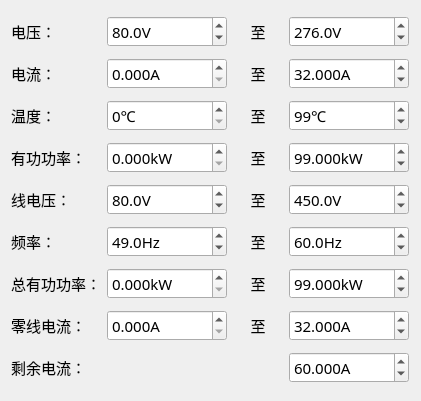
<?xml version="1.0" encoding="UTF-8"?>
<ui version="4.0">
 <class>Set_LineUnitWid</class>
 <widget class="QWidget" name="Set_LineUnitWid">
  <property name="geometry">
   <rect>
    <x>0</x>
    <y>0</y>
    <width>421</width>
    <height>401</height>
   </rect>
  </property>
  <property name="font">
   <font>
    <family>微软雅黑</family>
    <pointsize>11</pointsize>
   </font>
  </property>
  <property name="windowTitle">
   <string>Form</string>
  </property>
  <layout class="QGridLayout" name="gridLayout">
   <item row="0" column="0">
    <widget class="QLabel" name="label_5">
     <property name="sizePolicy">
      <sizepolicy hsizetype="Preferred" vsizetype="Preferred">
       <horstretch>0</horstretch>
       <verstretch>0</verstretch>
      </sizepolicy>
     </property>
     <property name="minimumSize">
      <size>
       <width>60</width>
       <height>30</height>
      </size>
     </property>
     <property name="maximumSize">
      <size>
       <width>60</width>
       <height>16777215</height>
      </size>
     </property>
     <property name="text">
      <string>电压：</string>
     </property>
     <property name="alignment">
      <set>Qt::AlignLeading|Qt::AlignLeft|Qt::AlignVCenter</set>
     </property>
    </widget>
   </item>
   <item row="0" column="1">
    <widget class="QDoubleSpinBox" name="volMinSpin">
     <property name="enabled">
      <bool>true</bool>
     </property>
     <property name="minimumSize">
      <size>
       <width>120</width>
       <height>30</height>
      </size>
     </property>
     <property name="maximumSize">
      <size>
       <width>120</width>
       <height>16777215</height>
      </size>
     </property>
     <property name="prefix">
      <string/>
     </property>
     <property name="suffix">
      <string>V</string>
     </property>
     <property name="decimals">
      <number>1</number>
     </property>
     <property name="maximum">
      <double>300.000000000000000</double>
     </property>
     <property name="singleStep">
      <double>0.100000000000000</double>
     </property>
     <property name="value">
      <double>80.000000000000000</double>
     </property>
    </widget>
   </item>
   <item row="0" column="2">
    <widget class="QLabel" name="label_6">
     <property name="minimumSize">
      <size>
       <width>40</width>
       <height>30</height>
      </size>
     </property>
     <property name="maximumSize">
      <size>
       <width>50</width>
       <height>16777215</height>
      </size>
     </property>
     <property name="text">
      <string>至</string>
     </property>
     <property name="alignment">
      <set>Qt::AlignCenter</set>
     </property>
    </widget>
   </item>
   <item row="0" column="3">
    <widget class="QDoubleSpinBox" name="volMaxSpin">
     <property name="enabled">
      <bool>true</bool>
     </property>
     <property name="minimumSize">
      <size>
       <width>120</width>
       <height>30</height>
      </size>
     </property>
     <property name="maximumSize">
      <size>
       <width>120</width>
       <height>16777215</height>
      </size>
     </property>
     <property name="suffix">
      <string>V</string>
     </property>
     <property name="decimals">
      <number>1</number>
     </property>
     <property name="maximum">
      <double>300.000000000000000</double>
     </property>
     <property name="singleStep">
      <double>0.100000000000000</double>
     </property>
     <property name="value">
      <double>276.000000000000000</double>
     </property>
    </widget>
   </item>
   <item row="1" column="0">
    <widget class="QLabel" name="label_9">
     <property name="minimumSize">
      <size>
       <width>60</width>
       <height>30</height>
      </size>
     </property>
     <property name="maximumSize">
      <size>
       <width>60</width>
       <height>16777215</height>
      </size>
     </property>
     <property name="text">
      <string>电流：</string>
     </property>
     <property name="alignment">
      <set>Qt::AlignLeading|Qt::AlignLeft|Qt::AlignVCenter</set>
     </property>
    </widget>
   </item>
   <item row="1" column="1">
    <widget class="QDoubleSpinBox" name="curMinSpin">
     <property name="enabled">
      <bool>true</bool>
     </property>
     <property name="minimumSize">
      <size>
       <width>120</width>
       <height>30</height>
      </size>
     </property>
     <property name="maximumSize">
      <size>
       <width>120</width>
       <height>16777215</height>
      </size>
     </property>
     <property name="suffix">
      <string>A</string>
     </property>
     <property name="decimals">
      <number>3</number>
     </property>
     <property name="maximum">
      <double>63.000000000000000</double>
     </property>
     <property name="singleStep">
      <double>0.010000000000000</double>
     </property>
    </widget>
   </item>
   <item row="1" column="2">
    <widget class="QLabel" name="label_10">
     <property name="minimumSize">
      <size>
       <width>40</width>
       <height>30</height>
      </size>
     </property>
     <property name="maximumSize">
      <size>
       <width>50</width>
       <height>16777215</height>
      </size>
     </property>
     <property name="text">
      <string>至</string>
     </property>
     <property name="alignment">
      <set>Qt::AlignCenter</set>
     </property>
    </widget>
   </item>
   <item row="1" column="3">
    <widget class="QDoubleSpinBox" name="curMaxSpin">
     <property name="enabled">
      <bool>true</bool>
     </property>
     <property name="minimumSize">
      <size>
       <width>120</width>
       <height>30</height>
      </size>
     </property>
     <property name="maximumSize">
      <size>
       <width>120</width>
       <height>16777215</height>
      </size>
     </property>
     <property name="suffix">
      <string>A</string>
     </property>
     <property name="decimals">
      <number>3</number>
     </property>
     <property name="maximum">
      <double>1200.000000000000000</double>
     </property>
     <property name="singleStep">
      <double>0.010000000000000</double>
     </property>
     <property name="value">
      <double>32.000000000000000</double>
     </property>
    </widget>
   </item>
   <item row="2" column="0">
    <widget class="QLabel" name="label_11">
     <property name="minimumSize">
      <size>
       <width>60</width>
       <height>30</height>
      </size>
     </property>
     <property name="maximumSize">
      <size>
       <width>60</width>
       <height>16777215</height>
      </size>
     </property>
     <property name="text">
      <string>温度：</string>
     </property>
     <property name="alignment">
      <set>Qt::AlignLeading|Qt::AlignLeft|Qt::AlignVCenter</set>
     </property>
    </widget>
   </item>
   <item row="2" column="1">
    <widget class="QDoubleSpinBox" name="temMinSpin">
     <property name="enabled">
      <bool>true</bool>
     </property>
     <property name="minimumSize">
      <size>
       <width>120</width>
       <height>30</height>
      </size>
     </property>
     <property name="maximumSize">
      <size>
       <width>120</width>
       <height>16777215</height>
      </size>
     </property>
     <property name="prefix">
      <string/>
     </property>
     <property name="suffix">
      <string>℃</string>
     </property>
     <property name="decimals">
      <number>0</number>
     </property>
     <property name="maximum">
      <double>100.000000000000000</double>
     </property>
     <property name="value">
      <double>0.000000000000000</double>
     </property>
    </widget>
   </item>
   <item row="2" column="2">
    <widget class="QLabel" name="label_12">
     <property name="minimumSize">
      <size>
       <width>40</width>
       <height>30</height>
      </size>
     </property>
     <property name="maximumSize">
      <size>
       <width>50</width>
       <height>16777215</height>
      </size>
     </property>
     <property name="text">
      <string>至</string>
     </property>
     <property name="alignment">
      <set>Qt::AlignCenter</set>
     </property>
    </widget>
   </item>
   <item row="2" column="3">
    <widget class="QDoubleSpinBox" name="temMaxSpin">
     <property name="enabled">
      <bool>true</bool>
     </property>
     <property name="minimumSize">
      <size>
       <width>120</width>
       <height>30</height>
      </size>
     </property>
     <property name="maximumSize">
      <size>
       <width>120</width>
       <height>16777215</height>
      </size>
     </property>
     <property name="suffix">
      <string>℃</string>
     </property>
     <property name="decimals">
      <number>0</number>
     </property>
     <property name="maximum">
      <double>100.000000000000000</double>
     </property>
     <property name="value">
      <double>99.000000000000000</double>
     </property>
    </widget>
   </item>
   <item row="3" column="0">
    <widget class="QLabel" name="label_13">
     <property name="minimumSize">
      <size>
       <width>60</width>
       <height>30</height>
      </size>
     </property>
     <property name="maximumSize">
      <size>
       <width>100</width>
       <height>16777215</height>
      </size>
     </property>
     <property name="layoutDirection">
      <enum>Qt::LeftToRight</enum>
     </property>
     <property name="text">
      <string>有功功率：</string>
     </property>
     <property name="alignment">
      <set>Qt::AlignLeading|Qt::AlignLeft|Qt::AlignVCenter</set>
     </property>
    </widget>
   </item>
   <item row="3" column="1">
    <widget class="QDoubleSpinBox" name="powMinSpin">
     <property name="enabled">
      <bool>true</bool>
     </property>
     <property name="minimumSize">
      <size>
       <width>120</width>
       <height>30</height>
      </size>
     </property>
     <property name="maximumSize">
      <size>
       <width>120</width>
       <height>16777215</height>
      </size>
     </property>
     <property name="prefix">
      <string/>
     </property>
     <property name="suffix">
      <string>kW</string>
     </property>
     <property name="decimals">
      <number>3</number>
     </property>
     <property name="maximum">
      <double>100.000000000000000</double>
     </property>
     <property name="singleStep">
      <double>0.001000000000000</double>
     </property>
     <property name="value">
      <double>0.000000000000000</double>
     </property>
    </widget>
   </item>
   <item row="3" column="2">
    <widget class="QLabel" name="label_14">
     <property name="minimumSize">
      <size>
       <width>40</width>
       <height>30</height>
      </size>
     </property>
     <property name="maximumSize">
      <size>
       <width>50</width>
       <height>16777215</height>
      </size>
     </property>
     <property name="text">
      <string>至</string>
     </property>
     <property name="alignment">
      <set>Qt::AlignCenter</set>
     </property>
    </widget>
   </item>
   <item row="3" column="3">
    <widget class="QDoubleSpinBox" name="powMaxSpin">
     <property name="enabled">
      <bool>true</bool>
     </property>
     <property name="minimumSize">
      <size>
       <width>120</width>
       <height>30</height>
      </size>
     </property>
     <property name="maximumSize">
      <size>
       <width>120</width>
       <height>16777215</height>
      </size>
     </property>
     <property name="suffix">
      <string>kW</string>
     </property>
     <property name="decimals">
      <number>3</number>
     </property>
     <property name="maximum">
      <double>100.000000000000000</double>
     </property>
     <property name="singleStep">
      <double>0.001000000000000</double>
     </property>
     <property name="value">
      <double>99.000000000000000</double>
     </property>
    </widget>
   </item>
   <item row="4" column="0">
    <widget class="QLabel" name="label">
     <property name="text">
      <string>线电压：</string>
     </property>
    </widget>
   </item>
   <item row="4" column="1">
    <widget class="QDoubleSpinBox" name="lineVolMinSpin">
     <property name="minimumSize">
      <size>
       <width>120</width>
       <height>30</height>
      </size>
     </property>
     <property name="maximumSize">
      <size>
       <width>120</width>
       <height>16777215</height>
      </size>
     </property>
     <property name="suffix">
      <string>V</string>
     </property>
     <property name="decimals">
      <number>1</number>
     </property>
     <property name="maximum">
      <double>500.000000000000000</double>
     </property>
     <property name="singleStep">
      <double>0.100000000000000</double>
     </property>
     <property name="value">
      <double>80.000000000000000</double>
     </property>
    </widget>
   </item>
   <item row="4" column="2">
    <widget class="QLabel" name="label_3">
     <property name="text">
      <string>至</string>
     </property>
     <property name="alignment">
      <set>Qt::AlignCenter</set>
     </property>
    </widget>
   </item>
   <item row="4" column="3">
    <widget class="QDoubleSpinBox" name="lineVolMaxSpin">
     <property name="minimumSize">
      <size>
       <width>120</width>
       <height>30</height>
      </size>
     </property>
     <property name="maximumSize">
      <size>
       <width>120</width>
       <height>16777215</height>
      </size>
     </property>
     <property name="suffix">
      <string>V</string>
     </property>
     <property name="decimals">
      <number>1</number>
     </property>
     <property name="maximum">
      <double>500.000000000000000</double>
     </property>
     <property name="singleStep">
      <double>0.100000000000000</double>
     </property>
     <property name="value">
      <double>450.000000000000000</double>
     </property>
    </widget>
   </item>
   <item row="5" column="0">
    <widget class="QLabel" name="label_7">
     <property name="minimumSize">
      <size>
       <width>60</width>
       <height>30</height>
      </size>
     </property>
     <property name="maximumSize">
      <size>
       <width>60</width>
       <height>16777215</height>
      </size>
     </property>
     <property name="text">
      <string>频率：</string>
     </property>
     <property name="alignment">
      <set>Qt::AlignLeading|Qt::AlignLeft|Qt::AlignVCenter</set>
     </property>
    </widget>
   </item>
   <item row="5" column="1">
    <widget class="QDoubleSpinBox" name="hzMinSpin">
     <property name="minimumSize">
      <size>
       <width>120</width>
       <height>30</height>
      </size>
     </property>
     <property name="maximumSize">
      <size>
       <width>120</width>
       <height>16777215</height>
      </size>
     </property>
     <property name="suffix">
      <string>Hz</string>
     </property>
     <property name="decimals">
      <number>1</number>
     </property>
     <property name="singleStep">
      <double>0.100000000000000</double>
     </property>
     <property name="value">
      <double>49.000000000000000</double>
     </property>
    </widget>
   </item>
   <item row="5" column="2">
    <widget class="QLabel" name="label_4">
     <property name="text">
      <string>至</string>
     </property>
     <property name="alignment">
      <set>Qt::AlignCenter</set>
     </property>
    </widget>
   </item>
   <item row="5" column="3">
    <widget class="QDoubleSpinBox" name="hzMaxSpin">
     <property name="minimumSize">
      <size>
       <width>120</width>
       <height>30</height>
      </size>
     </property>
     <property name="maximumSize">
      <size>
       <width>120</width>
       <height>16777215</height>
      </size>
     </property>
     <property name="suffix">
      <string>Hz</string>
     </property>
     <property name="decimals">
      <number>1</number>
     </property>
     <property name="singleStep">
      <double>0.100000000000000</double>
     </property>
     <property name="value">
      <double>60.000000000000000</double>
     </property>
    </widget>
   </item>
   <item row="6" column="0">
    <widget class="QLabel" name="label_16">
     <property name="minimumSize">
      <size>
       <width>60</width>
       <height>30</height>
      </size>
     </property>
     <property name="maximumSize">
      <size>
       <width>130</width>
       <height>16777215</height>
      </size>
     </property>
     <property name="layoutDirection">
      <enum>Qt::LeftToRight</enum>
     </property>
     <property name="text">
      <string>总有功功率：</string>
     </property>
     <property name="alignment">
      <set>Qt::AlignLeading|Qt::AlignLeft|Qt::AlignVCenter</set>
     </property>
    </widget>
   </item>
   <item row="6" column="1">
    <widget class="QDoubleSpinBox" name="totalpowMinSpin">
     <property name="enabled">
      <bool>true</bool>
     </property>
     <property name="minimumSize">
      <size>
       <width>120</width>
       <height>30</height>
      </size>
     </property>
     <property name="maximumSize">
      <size>
       <width>120</width>
       <height>16777215</height>
      </size>
     </property>
     <property name="prefix">
      <string/>
     </property>
     <property name="suffix">
      <string>kW</string>
     </property>
     <property name="decimals">
      <number>3</number>
     </property>
     <property name="maximum">
      <double>100.000000000000000</double>
     </property>
     <property name="singleStep">
      <double>0.001000000000000</double>
     </property>
     <property name="value">
      <double>0.000000000000000</double>
     </property>
    </widget>
   </item>
   <item row="6" column="2">
    <widget class="QLabel" name="label_15">
     <property name="minimumSize">
      <size>
       <width>40</width>
       <height>30</height>
      </size>
     </property>
     <property name="maximumSize">
      <size>
       <width>50</width>
       <height>16777215</height>
      </size>
     </property>
     <property name="text">
      <string>至</string>
     </property>
     <property name="alignment">
      <set>Qt::AlignCenter</set>
     </property>
    </widget>
   </item>
   <item row="6" column="3">
    <widget class="QDoubleSpinBox" name="totalpowMaxSpin">
     <property name="enabled">
      <bool>true</bool>
     </property>
     <property name="minimumSize">
      <size>
       <width>120</width>
       <height>30</height>
      </size>
     </property>
     <property name="maximumSize">
      <size>
       <width>120</width>
       <height>16777215</height>
      </size>
     </property>
     <property name="suffix">
      <string>kW</string>
     </property>
     <property name="decimals">
      <number>3</number>
     </property>
     <property name="maximum">
      <double>1000.000000000000000</double>
     </property>
     <property name="singleStep">
      <double>0.001000000000000</double>
     </property>
     <property name="value">
      <double>99.000000000000000</double>
     </property>
    </widget>
   </item>
   <item row="7" column="0">
    <widget class="QLabel" name="label_18">
     <property name="minimumSize">
      <size>
       <width>60</width>
       <height>30</height>
      </size>
     </property>
     <property name="maximumSize">
      <size>
       <width>100</width>
       <height>16777215</height>
      </size>
     </property>
     <property name="text">
      <string>零线电流：</string>
     </property>
     <property name="alignment">
      <set>Qt::AlignLeading|Qt::AlignLeft|Qt::AlignVCenter</set>
     </property>
    </widget>
   </item>
   <item row="7" column="1">
    <widget class="QDoubleSpinBox" name="zerocurMinSpin">
     <property name="enabled">
      <bool>true</bool>
     </property>
     <property name="minimumSize">
      <size>
       <width>120</width>
       <height>30</height>
      </size>
     </property>
     <property name="maximumSize">
      <size>
       <width>120</width>
       <height>16777215</height>
      </size>
     </property>
     <property name="suffix">
      <string>A</string>
     </property>
     <property name="decimals">
      <number>3</number>
     </property>
     <property name="maximum">
      <double>63.000000000000000</double>
     </property>
     <property name="singleStep">
      <double>0.010000000000000</double>
     </property>
    </widget>
   </item>
   <item row="7" column="2">
    <widget class="QLabel" name="label_17">
     <property name="minimumSize">
      <size>
       <width>40</width>
       <height>30</height>
      </size>
     </property>
     <property name="maximumSize">
      <size>
       <width>50</width>
       <height>16777215</height>
      </size>
     </property>
     <property name="text">
      <string>至</string>
     </property>
     <property name="alignment">
      <set>Qt::AlignCenter</set>
     </property>
    </widget>
   </item>
   <item row="7" column="3">
    <widget class="QDoubleSpinBox" name="zerocurMaxSpin">
     <property name="enabled">
      <bool>true</bool>
     </property>
     <property name="minimumSize">
      <size>
       <width>120</width>
       <height>30</height>
      </size>
     </property>
     <property name="maximumSize">
      <size>
       <width>120</width>
       <height>16777215</height>
      </size>
     </property>
     <property name="suffix">
      <string>A</string>
     </property>
     <property name="decimals">
      <number>3</number>
     </property>
     <property name="maximum">
      <double>700.000000000000000</double>
     </property>
     <property name="singleStep">
      <double>0.010000000000000</double>
     </property>
     <property name="value">
      <double>32.000000000000000</double>
     </property>
    </widget>
   </item>
   <item row="8" column="0">
    <widget class="QLabel" name="label_2">
     <property name="text">
      <string>剩余电流：</string>
     </property>
    </widget>
   </item>
   <item row="8" column="3">
    <widget class="QDoubleSpinBox" name="reMaxSpin">
     <property name="suffix">
      <string>A</string>
     </property>
     <property name="decimals">
      <number>3</number>
     </property>
     <property name="minimum">
      <double>0.000000000000000</double>
     </property>
     <property name="singleStep">
      <double>0.010000000000000</double>
     </property>
     <property name="value">
      <double>60.000000000000000</double>
     </property>
    </widget>
   </item>
  </layout>
 </widget>
 <resources/>
 <connections/>
</ui>
